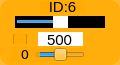
    <widget class="QWidget" name="widget_id6" native="true">
     <property name="geometry">
      <rect>
       <x>175</x>
       <y>570</y>
       <width>120</width>
       <height>65</height>
      </rect>
     </property>
     <property name="maximumSize">
      <size>
       <width>16777161</width>
       <height>16777215</height>
      </size>
     </property>
     <property name="styleSheet">
      <string notr="true">background-color: rgb(255, 170, 0, 200);
border-radius:10px;</string>
     </property>
     <widget class="QLabel" name="label_ID6">
      <property name="geometry">
       <rect>
        <x>40</x>
        <y>1</y>
        <width>45</width>
        <height>12</height>
       </rect>
      </property>
      <property name="minimumSize">
       <size>
        <width>0</width>
        <height>10</height>
       </size>
      </property>
      <property name="font">
       <font>
        <family>Arial</family>
        <pointsize>11</pointsize>
       </font>
      </property>
      <property name="styleSheet">
       <string notr="true">background-color: rgb(255, 255, 255， 0);
border-radius:0px;</string>
      </property>
      <property name="text">
       <string>ID:6</string>
      </property>
      <property name="alignment">
       <set>Qt::AlignCenter</set>
      </property>
     </widget>
     <widget class="QSlider" name="horizontalSlider_pulse_id6">
      <property name="geometry">
       <rect>
        <x>15</x>
        <y>16</y>
        <width>90</width>
        <height>12</height>
       </rect>
      </property>
      <property name="autoFillBackground">
       <bool>false</bool>
      </property>
      <property name="styleSheet">
       <string notr="true">QSlider{
	background: rgb(0, 0, 0);
	border-radius:0px;
}
QSlider::handle {/*设置中间的那个滑动的键*/                           background: rgb(255, 255, 255)}</string>
      </property>
      <property name="minimum">
       <number>0</number>
      </property>
      <property name="maximum">
       <number>1000</number>
      </property>
      <property name="pageStep">
       <number>1</number>
      </property>
      <property name="value">
       <number>500</number>
      </property>
      <property name="orientation">
       <enum>Qt::Horizontal</enum>
      </property>
     </widget>
     <widget class="QSlider" name="horizontalSlider_dev_id6">
      <property name="geometry">
       <rect>
        <x>35</x>
        <y>48</y>
        <width>50</width>
        <height>13</height>
       </rect>
      </property>
      <property name="styleSheet">
       <string notr="true">background-color: rgb(255, 255, 255， 0);</string>
      </property>
      <property name="minimum">
       <number>-125</number>
      </property>
      <property name="maximum">
       <number>125</number>
      </property>
      <property name="pageStep">
       <number>1</number>
      </property>
      <property name="orientation">
       <enum>Qt::Horizontal</enum>
      </property>
     </widget>
     <widget class="QLabel" name="label_id6">
      <property name="geometry">
       <rect>
        <x>10</x>
        <y>47</y>
        <width>30</width>
        <height>15</height>
       </rect>
      </property>
      <property name="minimumSize">
       <size>
        <width>0</width>
        <height>10</height>
       </size>
      </property>
      <property name="font">
       <font>
        <family>DejaVu Sans</family>
        <pointsize>10</pointsize>
       </font>
      </property>
      <property name="styleSheet">
       <string notr="true">background-color: rgb(255, 255, 255， 0);</string>
      </property>
      <property name="text">
       <string>0</string>
      </property>
      <property name="alignment">
       <set>Qt::AlignCenter</set>
      </property>
     </widget>
     <widget class="QLineEdit" name="lineEdit_id6">
      <property name="geometry">
       <rect>
        <x>38</x>
        <y>32</y>
        <width>45</width>
        <height>14</height>
       </rect>
      </property>
      <property name="sizePolicy">
       <sizepolicy hsizetype="Fixed" vsizetype="Fixed">
        <horstretch>0</horstretch>
        <verstretch>0</verstretch>
       </sizepolicy>
      </property>
      <property name="font">
       <font>
        <family>Arial</family>
        <pointsize>11</pointsize>
       </font>
      </property>
      <property name="autoFillBackground">
       <bool>false</bool>
      </property>
      <property name="styleSheet">
       <string notr="true">background-color: rgb(255, 255, 255);
border-radius:0px;</string>
      </property>
      <property name="text">
       <string>500</string>
      </property>
      <property name="maxLength">
       <number>1000</number>
      </property>
      <property name="alignment">
       <set>Qt::AlignCenter</set>
      </property>
      <property name="dragEnabled">
       <bool>false</bool>
      </property>
      <property name="readOnly">
       <bool>false</bool>
      </property>
     </widget>
     <widget class="QCheckBox" name="checkBox_id6">
      <property name="geometry">
       <rect>
        <x>13</x>
        <y>34</y>
        <width>15</width>
        <height>10</height>
       </rect>
      </property>
      <property name="text">
       <string/>
      </property>
     </widget>
    </widget>
